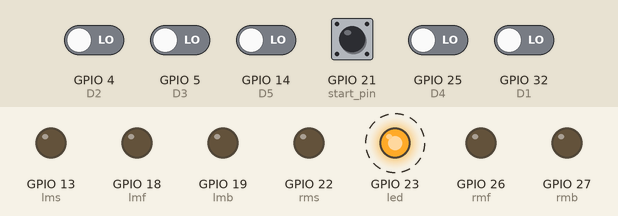
Recording of a sketch running on a simulated ESP32. On the bench: output pins drawn as LEDs (lit = HIGH). Dashed ring = blinking. The inputs (shaded band) are chosen by the test bench; at power-on: GPIO 4 (D2), GPIO 5 (D3), GPIO 14 (D5), GPIO 21 (start_pin), GPIO 25 (D4), GPIO 32 (D1) LOW.

Above: at 1.26 s.
1.3 s: GPIO 21 (start_pin) pulled HIGH for 3.2 s
At 1.8 s:
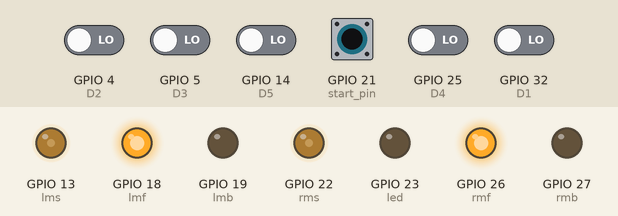
At 4.65 s:
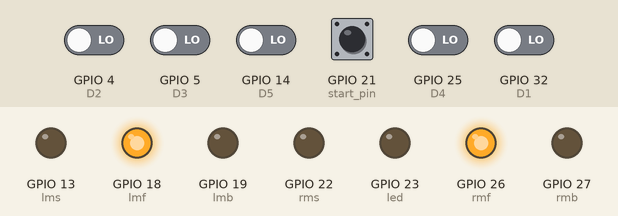
Timing chart, 0 to 12.6 s (numbered marks = the images above; inputs shaded):
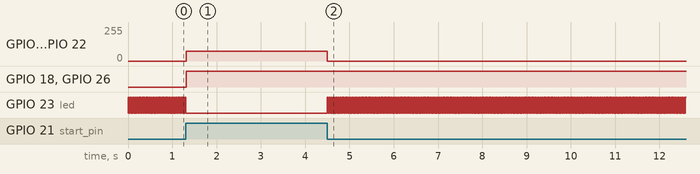

Measured:
- after the input at 1.3 s, GPIO 13 (lms), GPIO 22 (rms): 0/255 → 75/255 at once, → 0/255 3.2 s later; GPIO 18 (lmf), GPIO 26 (rmf): LOW → HIGH at once
- by itself, GPIO 23 (led): repeats every 0.04 s: HIGH 0.02 s, LOW 0.02 s

The sketch:

LIne.follower.ino
```cpp
#define rmf 26
#define rmb 27
#define lmf 18
#define lmb 19

#define lms 13
#define rms 22

#define D1 32
#define D2 4
#define D3 5
#define D4 25
#define D5 14

#define start_pin 21

#define led 23

bool robotReady = false;

float lpos = 3.0;
float Kp = 30;
float Ki = 0.1;
float Kd = 30;

float error = 0, lastError = 0, integral = 0;

const int baseSpeed = 75;

void setup() {
  pinMode(rmf, OUTPUT);
  pinMode(rmb, OUTPUT);
  pinMode(lmf, OUTPUT);
  pinMode(lmb, OUTPUT);

  pinMode(lms, OUTPUT);
  pinMode(rms, OUTPUT);

  pinMode(D1, INPUT);
  pinMode(D2, INPUT);
  pinMode(D3, INPUT);
  pinMode(D4, INPUT);
  pinMode(D5, INPUT);

  pinMode(start_pin, INPUT);
  pinMode(led, OUTPUT);

  Serial.begin(9600);

  if (digitalRead(start_pin) == HIGH) {
    while (true) {
      digitalWrite(led, HIGH);
      delay(20);
      digitalWrite(led, LOW);
      delay(20);
    }
  } else if (digitalRead(start_pin) == LOW)
    robotReady = true;
}

void loop() {
  if (robotReady == true) {
    while (digitalRead(start_pin) == LOW) {
      digitalWrite(led, HIGH);
      delay(20);
      digitalWrite(led, LOW);
      delay(20);
    }
    line_pos();
    motor();
    delay(5);

    if (digitalRead(start_pin) == LOW) {
      analogWrite(rms, 0);
      analogWrite(lms, 0);

      while (true) {
        digitalWrite(led, HIGH);
        delay(20);
        digitalWrite(led, LOW);
        delay(20);
      }
    }
  }
}

void line_pos() {
  int s1 = digitalRead(D1);
  int s2 = digitalRead(D2);
  int s3 = digitalRead(D3);
  int s4 = digitalRead(D4);
  int s5 = digitalRead(D5);
  int sum = s1 + s2 + s3 + s4 + s5;

  if (sum != 0) {
    lpos = (1 * s1 + 2 * s2 + 3 * s3 + 4 * s4 + 5 * s5) / (float)sum;
  }
}

void motor() {
  error = lpos - 3.0;
  integral += error;
  float derivative = error - lastError;

  float correction = Kp * error + Ki * integral + Kd * derivative;

  int leftSpeed = constrain(baseSpeed + correction, 0, 255);
  int rightSpeed = constrain(baseSpeed - correction, 0, 255);

  digitalWrite(rmf, HIGH);
  digitalWrite(rmb, LOW);
  digitalWrite(lmf, HIGH);
  digitalWrite(lmb, LOW);

  analogWrite(rms, rightSpeed);
  analogWrite(lms, leftSpeed);

  lastError = error;
}
```
